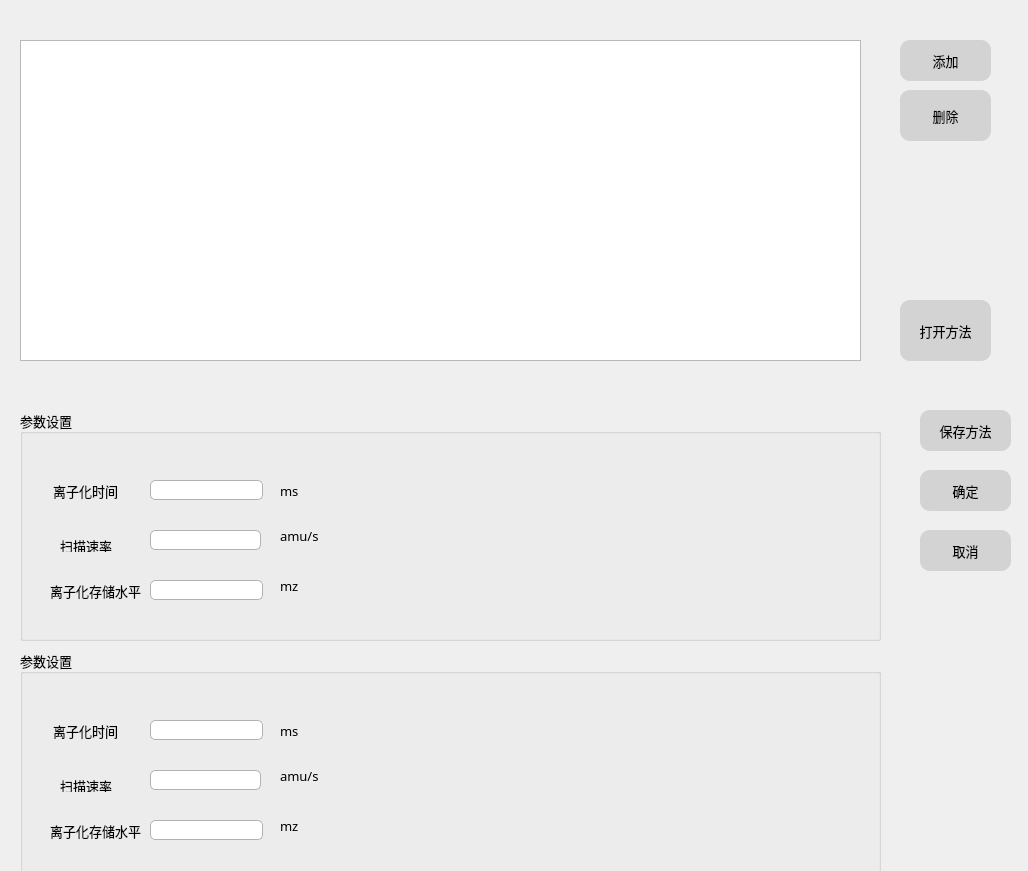
<?xml version="1.0" encoding="UTF-8"?>
<ui version="4.0">
 <class>SetDialog</class>
 <widget class="QDialog" name="SetDialog">
  <property name="geometry">
   <rect>
    <x>0</x>
    <y>0</y>
    <width>1028</width>
    <height>871</height>
   </rect>
  </property>
  <property name="windowTitle">
   <string>参数设置</string>
  </property>
  <widget class="QTableWidget" name="tableWidget">
   <property name="geometry">
    <rect>
     <x>20</x>
     <y>40</y>
     <width>841</width>
     <height>321</height>
    </rect>
   </property>
   <property name="font">
    <font>
     <family>苹方 常规</family>
     <pointsize>10</pointsize>
    </font>
   </property>
   <property name="styleSheet">
    <string notr="true">
QHeaderView::section
{
background-color: rgb(212, 211, 211);	
border-color: rgb(212, 211, 211);
border:0.4px solid;


}
QTableWidget::item::selected      
{



    color:rgb(255, 255, 255)   ;                    
    background: rgb(0, 158, 214);

       
}
</string>
   </property>
   <property name="verticalScrollBarPolicy">
    <enum>Qt::ScrollBarAsNeeded</enum>
   </property>
   <property name="horizontalScrollBarPolicy">
    <enum>Qt::ScrollBarAlwaysOff</enum>
   </property>
   <property name="rowCount">
    <number>0</number>
   </property>
   <attribute name="horizontalHeaderVisible">
    <bool>false</bool>
   </attribute>
   <attribute name="horizontalHeaderCascadingSectionResizes">
    <bool>true</bool>
   </attribute>
   <attribute name="horizontalHeaderDefaultSectionSize">
    <number>120</number>
   </attribute>
   <attribute name="horizontalHeaderHighlightSections">
    <bool>true</bool>
   </attribute>
   <attribute name="horizontalHeaderShowSortIndicator" stdset="0">
    <bool>false</bool>
   </attribute>
   <attribute name="verticalHeaderVisible">
    <bool>false</bool>
   </attribute>
   <attribute name="verticalHeaderDefaultSectionSize">
    <number>30</number>
   </attribute>
   <attribute name="verticalHeaderMinimumSectionSize">
    <number>30</number>
   </attribute>
   <column>
    <property name="text">
     <string>方法片段名称</string>
    </property>
    <property name="font">
     <font>
      <family>苹方 常规</family>
      <pointsize>11</pointsize>
     </font>
    </property>
   </column>
   <column>
    <property name="text">
     <string>开始时间（min）</string>
    </property>
    <property name="font">
     <font>
      <family>苹方 常规</family>
      <pointsize>11</pointsize>
     </font>
    </property>
   </column>
   <column>
    <property name="text">
     <string>结束时间（min）</string>
    </property>
    <property name="font">
     <font>
      <family>苹方 常规</family>
      <pointsize>11</pointsize>
     </font>
    </property>
   </column>
   <column>
    <property name="text">
     <string>低质量端（m/z）</string>
    </property>
    <property name="font">
     <font>
      <family>苹方 常规</family>
      <pointsize>11</pointsize>
     </font>
    </property>
   </column>
   <column>
    <property name="text">
     <string>高质量端（m/z）</string>
    </property>
    <property name="font">
     <font>
      <family>苹方 常规</family>
      <pointsize>11</pointsize>
     </font>
    </property>
   </column>
   <column>
    <property name="text">
     <string>离子化模式</string>
    </property>
    <property name="font">
     <font>
      <family>苹方 常规</family>
      <pointsize>11</pointsize>
     </font>
    </property>
   </column>
   <column>
    <property name="text">
     <string>扫描模式</string>
    </property>
    <property name="font">
     <font>
      <family>苹方 常规</family>
      <pointsize>11</pointsize>
     </font>
    </property>
   </column>
  </widget>
  <widget class="QPushButton" name="Add">
   <property name="geometry">
    <rect>
     <x>900</x>
     <y>40</y>
     <width>91</width>
     <height>41</height>
    </rect>
   </property>
   <property name="font">
    <font>
     <family>苹方 常规</family>
     <pointsize>10</pointsize>
    </font>
   </property>
   <property name="styleSheet">
    <string notr="true">QPushButton{
/*按钮无任何操作时*/ 
/*背景色*/
	background-color: rgb(212, 211, 211);
	color: rgb(0, 0, 0);
border-radius:10px;
  
}
QPushButton:hover
{ /*鼠标悬停在按钮上时*/   

}
 QPushButton:pressed
{ /*按钮被按下时*/   
  background-color:rgb(0, 158, 214);
	color: rgb(255, 255, 255);
}
QPushButton:checked
{
 background-color:rgb(0, 158, 214);
	color: rgb(255, 255, 255);

}
</string>
   </property>
   <property name="text">
    <string>添加</string>
   </property>
  </widget>
  <widget class="QPushButton" name="pushButton">
   <property name="geometry">
    <rect>
     <x>920</x>
     <y>470</y>
     <width>91</width>
     <height>41</height>
    </rect>
   </property>
   <property name="font">
    <font>
     <family>苹方 常规</family>
     <pointsize>10</pointsize>
    </font>
   </property>
   <property name="styleSheet">
    <string notr="true">QPushButton{
/*按钮无任何操作时*/ 
/*背景色*/
	background-color: rgb(212, 211, 211);
	color: rgb(0, 0, 0);
border-radius:10px;
  
}
QPushButton:hover
{ /*鼠标悬停在按钮上时*/   

}
 QPushButton:pressed
{ /*按钮被按下时*/   
  background-color:rgb(0, 158, 214);
	color: rgb(255, 255, 255);
}
QPushButton:checked
{
 background-color:rgb(0, 158, 214);
	color: rgb(255, 255, 255);

}
</string>
   </property>
   <property name="text">
    <string>确定</string>
   </property>
  </widget>
  <widget class="QPushButton" name="pushButton_2">
   <property name="geometry">
    <rect>
     <x>920</x>
     <y>530</y>
     <width>91</width>
     <height>41</height>
    </rect>
   </property>
   <property name="font">
    <font>
     <family>苹方 常规</family>
     <pointsize>10</pointsize>
    </font>
   </property>
   <property name="styleSheet">
    <string notr="true">QPushButton{
/*按钮无任何操作时*/ 
/*背景色*/
	background-color: rgb(212, 211, 211);
	color: rgb(0, 0, 0);
border-radius:10px;
  
}
QPushButton:hover
{ /*鼠标悬停在按钮上时*/   

}
 QPushButton:pressed
{ /*按钮被按下时*/   
  background-color:rgb(0, 158, 214);
	color: rgb(255, 255, 255);
}
QPushButton:checked
{
 background-color:rgb(0, 158, 214);
	color: rgb(255, 255, 255);

}
</string>
   </property>
   <property name="text">
    <string>取消</string>
   </property>
  </widget>
  <widget class="QPushButton" name="Delete">
   <property name="geometry">
    <rect>
     <x>900</x>
     <y>90</y>
     <width>91</width>
     <height>51</height>
    </rect>
   </property>
   <property name="font">
    <font>
     <family>苹方 常规</family>
     <pointsize>10</pointsize>
    </font>
   </property>
   <property name="styleSheet">
    <string notr="true">QPushButton{
/*按钮无任何操作时*/ 
/*背景色*/
	background-color: rgb(212, 211, 211);
	color: rgb(0, 0, 0);
border-radius:10px;
  
}
QPushButton:hover
{ /*鼠标悬停在按钮上时*/   

}
 QPushButton:pressed
{ /*按钮被按下时*/   
  background-color:rgb(0, 158, 214);
	color: rgb(255, 255, 255);
}
QPushButton:checked
{
 background-color:rgb(0, 158, 214);
	color: rgb(255, 255, 255);

}
</string>
   </property>
   <property name="text">
    <string>删除</string>
   </property>
  </widget>
  <widget class="QGroupBox" name="groupBox">
   <property name="geometry">
    <rect>
     <x>20</x>
     <y>410</y>
     <width>861</width>
     <height>231</height>
    </rect>
   </property>
   <property name="font">
    <font>
     <family>苹方 常规</family>
     <pointsize>10</pointsize>
    </font>
   </property>
   <property name="title">
    <string>参数设置</string>
   </property>
   <widget class="QLabel" name="label">
    <property name="geometry">
     <rect>
      <x>33</x>
      <y>60</y>
      <width>101</width>
      <height>41</height>
     </rect>
    </property>
    <property name="font">
     <font>
      <family>苹方 常规</family>
      <pointsize>10</pointsize>
     </font>
    </property>
    <property name="text">
     <string>离子化时间</string>
    </property>
   </widget>
   <widget class="QLabel" name="label_2">
    <property name="geometry">
     <rect>
      <x>40</x>
      <y>130</y>
      <width>54</width>
      <height>12</height>
     </rect>
    </property>
    <property name="font">
     <font>
      <family>苹方 常规</family>
      <pointsize>10</pointsize>
     </font>
    </property>
    <property name="text">
     <string>扫描速率</string>
    </property>
   </widget>
   <widget class="QLabel" name="IonSave">
    <property name="geometry">
     <rect>
      <x>30</x>
      <y>160</y>
      <width>91</width>
      <height>41</height>
     </rect>
    </property>
    <property name="font">
     <font>
      <family>苹方 常规</family>
      <pointsize>10</pointsize>
     </font>
    </property>
    <property name="text">
     <string>离子化存储水平</string>
    </property>
   </widget>
   <widget class="QLineEdit" name="PreIonTime">
    <property name="geometry">
     <rect>
      <x>130</x>
      <y>70</y>
      <width>113</width>
      <height>20</height>
     </rect>
    </property>
    <property name="font">
     <font>
      <family>苹方 常规</family>
      <pointsize>10</pointsize>
     </font>
    </property>
    <property name="styleSheet">
     <string notr="true">
background-color: rgb(255, 255, 255);
border:1px solid ;
border-radius:5px;
border-color: rgb(177, 177, 177);
</string>
    </property>
   </widget>
   <widget class="QLineEdit" name="ScanRate">
    <property name="geometry">
     <rect>
      <x>130</x>
      <y>120</y>
      <width>111</width>
      <height>20</height>
     </rect>
    </property>
    <property name="font">
     <font>
      <family>苹方 常规</family>
      <pointsize>10</pointsize>
     </font>
    </property>
    <property name="styleSheet">
     <string notr="true">
background-color: rgb(255, 255, 255);
border:1px solid ;
border-radius:5px;
border-color: rgb(177, 177, 177);
</string>
    </property>
   </widget>
   <widget class="QLineEdit" name="lineEdit_3">
    <property name="geometry">
     <rect>
      <x>130</x>
      <y>170</y>
      <width>113</width>
      <height>20</height>
     </rect>
    </property>
    <property name="font">
     <font>
      <family>苹方 常规</family>
      <pointsize>10</pointsize>
     </font>
    </property>
    <property name="styleSheet">
     <string notr="true">
background-color: rgb(255, 255, 255);
border:1px solid ;
border-radius:5px;
border-color: rgb(177, 177, 177);
</string>
    </property>
   </widget>
   <widget class="QLabel" name="label_3">
    <property name="geometry">
     <rect>
      <x>260</x>
      <y>70</y>
      <width>61</width>
      <height>21</height>
     </rect>
    </property>
    <property name="font">
     <font>
      <family>苹方 常规</family>
      <pointsize>10</pointsize>
     </font>
    </property>
    <property name="text">
     <string>ms</string>
    </property>
   </widget>
   <widget class="QLabel" name="label_4">
    <property name="geometry">
     <rect>
      <x>260</x>
      <y>120</y>
      <width>54</width>
      <height>12</height>
     </rect>
    </property>
    <property name="font">
     <font>
      <family>苹方 常规</family>
      <pointsize>10</pointsize>
     </font>
    </property>
    <property name="text">
     <string>amu/s</string>
    </property>
   </widget>
   <widget class="QLabel" name="label_5">
    <property name="geometry">
     <rect>
      <x>260</x>
      <y>170</y>
      <width>54</width>
      <height>12</height>
     </rect>
    </property>
    <property name="font">
     <font>
      <family>苹方 常规</family>
      <pointsize>10</pointsize>
     </font>
    </property>
    <property name="text">
     <string>mz</string>
    </property>
   </widget>
  </widget>
  <widget class="QPushButton" name="pushButton_3">
   <property name="geometry">
    <rect>
     <x>920</x>
     <y>410</y>
     <width>91</width>
     <height>41</height>
    </rect>
   </property>
   <property name="font">
    <font>
     <family>苹方 常规</family>
     <pointsize>10</pointsize>
    </font>
   </property>
   <property name="styleSheet">
    <string notr="true">QPushButton{
/*按钮无任何操作时*/ 
/*背景色*/
	background-color: rgb(212, 211, 211);
	color: rgb(0, 0, 0);
border-radius:10px;
  
}
QPushButton:hover
{ /*鼠标悬停在按钮上时*/   

}
 QPushButton:pressed
{ /*按钮被按下时*/   
  background-color:rgb(0, 158, 214);
	color: rgb(255, 255, 255);
}
QPushButton:checked
{
 background-color:rgb(0, 158, 214);
	color: rgb(255, 255, 255);

}
</string>
   </property>
   <property name="text">
    <string>保存方法</string>
   </property>
  </widget>
  <widget class="QPushButton" name="OpenMenthod">
   <property name="geometry">
    <rect>
     <x>900</x>
     <y>300</y>
     <width>91</width>
     <height>61</height>
    </rect>
   </property>
   <property name="font">
    <font>
     <family>苹方 常规</family>
     <pointsize>10</pointsize>
    </font>
   </property>
   <property name="styleSheet">
    <string notr="true">QPushButton{
/*按钮无任何操作时*/ 
/*背景色*/
	background-color: rgb(212, 211, 211);
	color: rgb(0, 0, 0);
border-radius:10px;
  
}
QPushButton:hover
{ /*鼠标悬停在按钮上时*/   

}
 QPushButton:pressed
{ /*按钮被按下时*/   
  background-color:rgb(0, 158, 214);
	color: rgb(255, 255, 255);
}
QPushButton:checked
{
 background-color:rgb(0, 158, 214);
	color: rgb(255, 255, 255);

}
</string>
   </property>
   <property name="text">
    <string>打开方法</string>
   </property>
  </widget>
  <widget class="QGroupBox" name="groupBox_2">
   <property name="geometry">
    <rect>
     <x>20</x>
     <y>650</y>
     <width>861</width>
     <height>231</height>
    </rect>
   </property>
   <property name="font">
    <font>
     <family>苹方 常规</family>
     <pointsize>10</pointsize>
    </font>
   </property>
   <property name="title">
    <string>参数设置</string>
   </property>
   <widget class="QLabel" name="label_6">
    <property name="geometry">
     <rect>
      <x>33</x>
      <y>60</y>
      <width>101</width>
      <height>41</height>
     </rect>
    </property>
    <property name="font">
     <font>
      <family>苹方 常规</family>
      <pointsize>10</pointsize>
     </font>
    </property>
    <property name="text">
     <string>离子化时间</string>
    </property>
   </widget>
   <widget class="QLabel" name="label_7">
    <property name="geometry">
     <rect>
      <x>40</x>
      <y>130</y>
      <width>54</width>
      <height>12</height>
     </rect>
    </property>
    <property name="font">
     <font>
      <family>苹方 常规</family>
      <pointsize>10</pointsize>
     </font>
    </property>
    <property name="text">
     <string>扫描速率</string>
    </property>
   </widget>
   <widget class="QLabel" name="IonSave_2">
    <property name="geometry">
     <rect>
      <x>30</x>
      <y>160</y>
      <width>91</width>
      <height>41</height>
     </rect>
    </property>
    <property name="font">
     <font>
      <family>苹方 常规</family>
      <pointsize>10</pointsize>
     </font>
    </property>
    <property name="text">
     <string>离子化存储水平</string>
    </property>
   </widget>
   <widget class="QLineEdit" name="PreIonTime_2">
    <property name="geometry">
     <rect>
      <x>130</x>
      <y>70</y>
      <width>113</width>
      <height>20</height>
     </rect>
    </property>
    <property name="font">
     <font>
      <family>苹方 常规</family>
      <pointsize>10</pointsize>
     </font>
    </property>
    <property name="styleSheet">
     <string notr="true">
background-color: rgb(255, 255, 255);
border:1px solid ;
border-radius:5px;
border-color: rgb(177, 177, 177);
</string>
    </property>
   </widget>
   <widget class="QLineEdit" name="ScanRate_2">
    <property name="geometry">
     <rect>
      <x>130</x>
      <y>120</y>
      <width>111</width>
      <height>20</height>
     </rect>
    </property>
    <property name="font">
     <font>
      <family>苹方 常规</family>
      <pointsize>10</pointsize>
     </font>
    </property>
    <property name="styleSheet">
     <string notr="true">
background-color: rgb(255, 255, 255);
border:1px solid ;
border-radius:5px;
border-color: rgb(177, 177, 177);
</string>
    </property>
   </widget>
   <widget class="QLineEdit" name="lineEdit_4">
    <property name="geometry">
     <rect>
      <x>130</x>
      <y>170</y>
      <width>113</width>
      <height>20</height>
     </rect>
    </property>
    <property name="font">
     <font>
      <family>苹方 常规</family>
      <pointsize>10</pointsize>
     </font>
    </property>
    <property name="styleSheet">
     <string notr="true">
background-color: rgb(255, 255, 255);
border:1px solid ;
border-radius:5px;
border-color: rgb(177, 177, 177);
</string>
    </property>
   </widget>
   <widget class="QLabel" name="label_8">
    <property name="geometry">
     <rect>
      <x>260</x>
      <y>70</y>
      <width>61</width>
      <height>21</height>
     </rect>
    </property>
    <property name="font">
     <font>
      <family>苹方 常规</family>
      <pointsize>10</pointsize>
     </font>
    </property>
    <property name="text">
     <string>ms</string>
    </property>
   </widget>
   <widget class="QLabel" name="label_9">
    <property name="geometry">
     <rect>
      <x>260</x>
      <y>120</y>
      <width>54</width>
      <height>12</height>
     </rect>
    </property>
    <property name="font">
     <font>
      <family>苹方 常规</family>
      <pointsize>10</pointsize>
     </font>
    </property>
    <property name="text">
     <string>amu/s</string>
    </property>
   </widget>
   <widget class="QLabel" name="label_10">
    <property name="geometry">
     <rect>
      <x>260</x>
      <y>170</y>
      <width>54</width>
      <height>12</height>
     </rect>
    </property>
    <property name="font">
     <font>
      <family>苹方 常规</family>
      <pointsize>10</pointsize>
     </font>
    </property>
    <property name="text">
     <string>mz</string>
    </property>
   </widget>
  </widget>
 </widget>
 <resources/>
 <connections/>
</ui>
